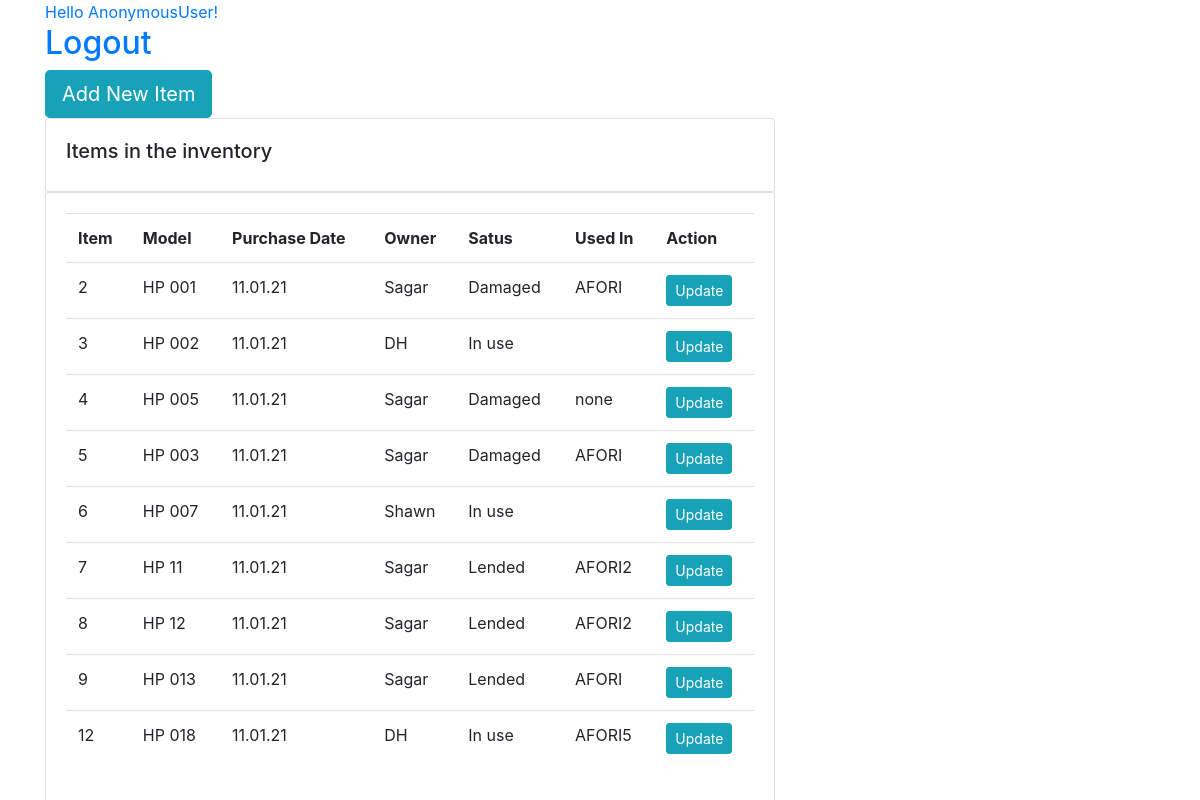
/main/, run on the app's committed database.
### InventoryProjectApp/models.py (models this page shows, shortened)
class Product(models.Model):
    name = models.CharField(max_length=200)
    model = models.CharField(max_length=200)
    prduct_id = models.IntegerField()
    purchase_date = models.CharField(max_length=100)
    owner = models.CharField(max_length=200)
    status = models.CharField(max_length=200)
    used_in = models.CharField(max_length=200, null=True, default='')
    technical_data = models.TextField(null=True, default='')
    landed_to = models.CharField(max_length=200, blank=True, null=True)
    landed_till = models.CharField(max_length=100, blank=True, null=True)

### InventoryProjectApp/views.py (the view)
# urls.py: path('main/', views.MainView, name = 'Main-Page' ),
def MainView(request):
    products = Product.objects.all()
    return render(request, 'InventoryProjectApp/mainview.html', {'products':products})

### InventoryProjectApp/templates/InventoryProjectApp/mainview.html
{% extends 'InventoryProjectApp/baseview.html' %}
{% block content %}
      <div class="media-body">
        <div class="article-metadata">
          <a class="mr-2" href="#">Hello {{ request.user }}!  </a>
        </div>
        <h2><a href="{% url 'Logout-Page' %}">Logout</a></h2>
      </div>
        <div class="btn-group">
          <a href="{% url 'ProductForm-Page' %}" class="btn btn-info btn-lg" role="button" >Add New Item</a>
        </div>
		<br>
		<div class="row">
			<div class="col-md">
				<div class="card card-body">
					<h5>Items in the inventory</h5>
				</div>
				<div class="card card-body">
					<table class="table">
						<tr>
							<th>Item</th>
							<th>Model</th>
							<th>Purchase Date</th>
                            <th>Owner</th>
                            <th>Satus</th>
                            <th>Used In</th>
                            <th>Action</th>
						</tr>
						{% for i in products %}
							<tr>
								<td>{{i.id}}</td>
								<td>{{i.model}}</td>
								<td>{{i.purchase_date}}</td>
                                <td>{{i.owner}}</td>
                                <td>{{i.status}}</td>
                                <td>{{i.used_in}}</td>
                                <td><a class="btn btn-sm btn-info" href="{% url 'update_form' i.id  %}">Update</a></td>
							</tr>
						{% endfor %}
					</table>
				</div>
			</div>
		</div>
{% endblock content %}

### InventoryProjectApp/templates/InventoryProjectApp/baseview.html (shortened to what this page needs)
{% load static %}
<!DOCTYPE html>
<html lang="en">
    <head>
        <link rel="stylesheet" href="https://maxcdn.bootstrapcdn.com/bootstrap/4.0.0/css/bootstrap.min.css">
    </head>
    <body>
        <main role="main" class="container">
          <div class="row">
            <div class="col-md-8">
              {% block content %}{% endblock %}
            </div>
          </div>
        </main>
    </body>
</html>

### data on the page
Product: id "2", model "HP 001", purchase_date "11.01.21", owner "Sagar", status "Damaged", used_in "AFORI"
Product: id "3", model "HP 002", purchase_date "11.01.21", owner "DH", status "In use"
Product: id "4", model "HP 005", purchase_date "11.01.21", owner "Sagar", status "Damaged", used_in "none"
Product: id "5", model "HP 003", purchase_date "11.01.21", owner "Sagar", status "Damaged", used_in "AFORI"
Product: id "6", model "HP 007", purchase_date "11.01.21", owner "Shawn", status "In use"
Product: id "7", model "HP 11", purchase_date "11.01.21", owner "Sagar", status "Lended", used_in "AFORI2"
Product: id "8", model "HP 12", purchase_date "11.01.21", owner "Sagar", status "Lended", used_in "AFORI2"
Product: id "9", model "HP 013", purchase_date "11.01.21", owner "Sagar", status "Lended", used_in "AFORI"
Product: id "12", model "HP 018", purchase_date "11.01.21", owner "DH", status "In use", used_in "AFORI5"

### other printed values
{{ request.user }} "AnonymousUser"
